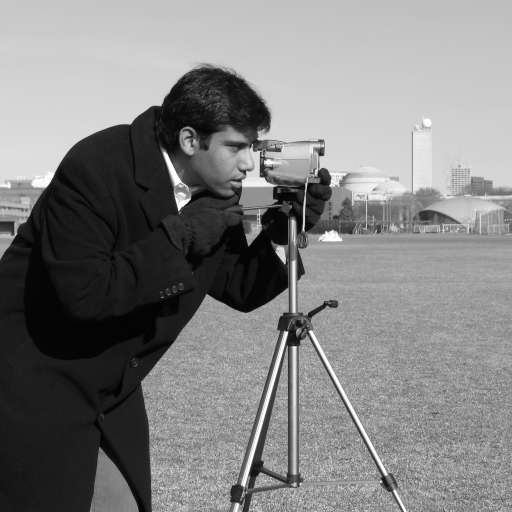
#> input picture skimage.data.camera(), 512 x 512 px
$ jupyter execute --allow-errors image_processing.ipynb   (shell and % lines are left out)   (older library calls are emulated)
#> lines starting #> are read from the running program, lines starting #| are printed output that depends on the picture; after the words box and inside, x2 and y2 are one past the last pixel; in counts of white or black regions, pixels touching at a corner belong together
# Image Processing in Python

This is an introductory tutorial on image processing using Python packages. We will do a code along to understand image data types, manipulate and prepare images for analysis such as image segmentation.

### In this tutorial, we will learn:
- to load images and extract basic statistics
- image data types
- image preprocessing and manipulation
- image segmentation

### Useful links
- Sklearn's image package http://scikit-image.org/
- OpenCV (Open Source Computer Vision library) https://opencv.org/

[cell 1]
# Packages used in this tutorial

%pylab inline
import skimage
import numpy as np
from skimage import data

[cell 2]
# Load example image from skimage
camera = data.camera()
#> camera is the input picture: shape (512, 512); min 0, max 255, mean 129.1
camera

[cell 3]
# Camera image
print(type(camera))
#| <class 'numpy.ndarray'>
print(camera.shape)
#| (512, 512)
imshow(camera)
#plt.imshow(camera, 'gray')

[cell 4]
# Load your own image
from skimage import io
colony = io.imread('yeast_colony_array.jpg')
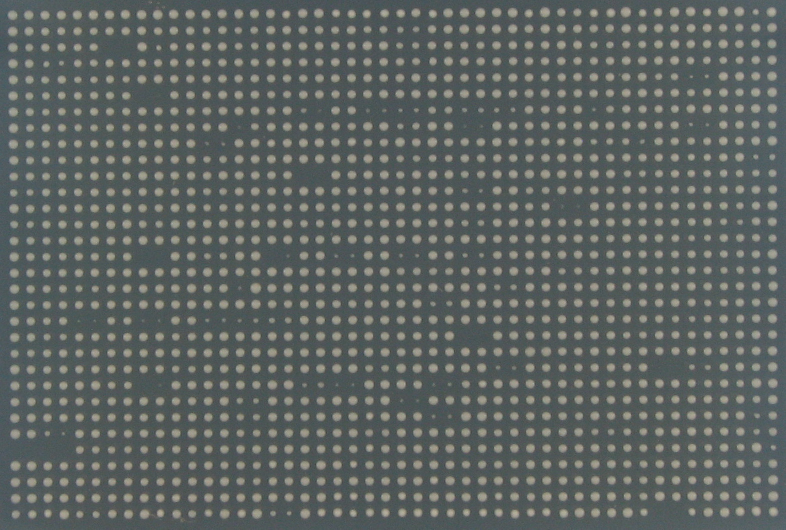
#> input picture lessons/python/image-processing/yeast_colony_array.jpg, 1571 x 1059 px (shown at 1/2 size)
#> colony is the input picture: shape (1059, 1571, 3); mean R, G, B 93.7, 100, 98
print(type(colony))
#| <class 'numpy.ndarray'>
print(colony.shape)
#| (1059, 1571, 3)

# Plot all channels of a real image
plt.figure(figsize=(24, 18))
plt.subplot(121)
plt.imshow(colony[:,:,:])
plt.title('3-channel image')
# Plot one channel only
plt.axis('off')
plt.subplot(122)
plt.imshow(colony[:,:,0])
plt.title('1-channel image')
plt.axis('off');

[cell 5]
# Simple statistics
print('Image shape as array: %d x %d' % (camera.shape[0], camera.shape[1]))
#| Image shape as array: 512 x 512
print('Number of pixels in the image: %d' % camera.size)
#| Number of pixels in the image: 262144
print('Range of pixels: [%d, %d]' % (camera.min(), camera.max()))
#| Range of pixels: [0, 255]
print('Average pixel value: %.2f' % camera.mean())
#| Average pixel value: 129.06

[cell 6]
# Basic manipulation

# Get the pixel value at row 10, column 10 on the 10th row and 20th column
camera[10, 20]
# Set the pixel at row 3, column 10 to black
camera[3, 10] = 0
#> camera: shape (512, 512); under 0.01% of pixels changed, all inside (x1, y1, x2, y2) = (10, 3, 11, 4)
# Set the first ten lines to black
# Set to black the ten first lines
camera[:10] = 0
#> camera: shape (512, 512); min 0, max 255, mean 125.3
# Set to "white" (255) pixels where mask is True
mask = camera < 87
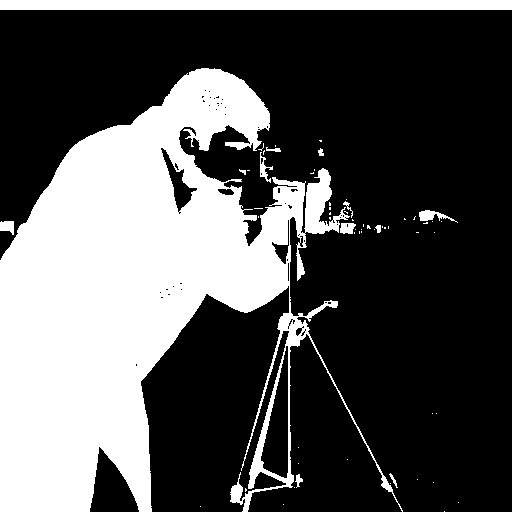
#> mask: shape (512, 512) bool; 33% white; 61 white regions (48 under 20 px), largest, box (x1, y1, x2, y2) and area: (0, 68, 403, 512) 80359, (0, 0, 512, 10) 5120, (419, 210, 458, 223) 213
camera[mask] = 255

[cell 7]
# Change the color for real images
cat = data.chelsea()
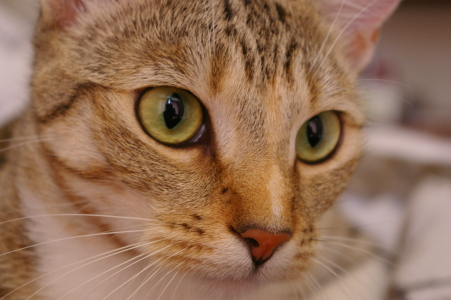
#> input picture skimage.data.chelsea(), 451 x 300 px
#> cat is the input picture: shape (300, 451, 3); mean R, G, B 147.7, 111.4, 86.8
print(type(cat))
#| <class 'numpy.ndarray'>
print(cat.shape)
#| (300, 451, 3)
imshow(cat)

# Set the pixel at row 50, column 61 to green
# [red, green, blue]
cat[50, 61] = [0, 255, 0]
#> cat: shape (300, 451, 3); under 0.01% of pixels changed, all inside (x1, y1, x2, y2) = (61, 50, 62, 51)

# Set brighter pixels to red
reddish = cat[:, :, 0] > 160
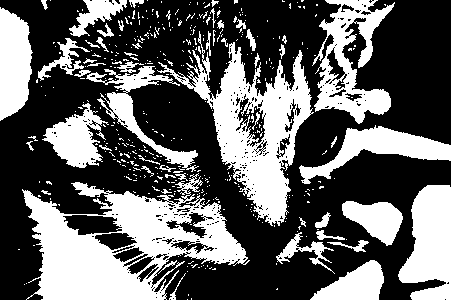
#> reddish: shape (300, 451) bool; 38% white; 424 white regions (370 under 20 px), largest, box (x1, y1, x2, y2) and area: (22, 173, 250, 300) 13899, (157, 31, 314, 226) 9643, (312, 0, 395, 124) 4469
red_cat = cat.copy()
red_cat[reddish] = [255, 0, 0]
imshow(red_cat)

# Change RGB color to BGR for openCV
BGR_cat = cat[:, :, ::-1]
imshow(BGR_cat)

# Convert to gray image
from skimage.color import rgb2gray, gray2rgb
gray_cat = rgb2gray(cat)
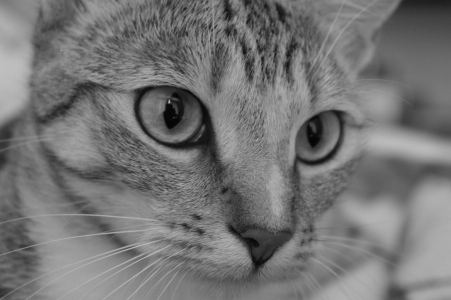
#> gray_cat: shape (300, 451) float64; min 0.0151, max 0.756, mean 0.46
new_cat = gray2rgb(gray_cat)
imshow(gray_cat)
imshow(gray_cat, 'gray')
imshow(new_cat)

# Invert (or complement) an image
from skimage import util
inverted_cat = util.invert(cat)
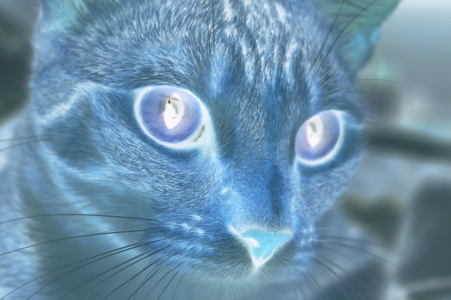
#> inverted_cat: shape (300, 451, 3); mean R, G, B 107.3, 143.6, 168.2
imshow(inverted_cat)
#> figure, not shown here; B, G, R data is drawn as R, G, B

[cell 8]
# Converting image dtype

# Function Name  Description
# img_as_float   Convert to 64-bit floating point.
# img_as_ubyte   Convert to 8-bit uint.
# img_as_uint    Convert to 16-bit uint.
# img_as_int     Convert to 16-bit int.

from skimage import img_as_float, img_as_ubyte
float_cat = img_as_float(cat)
uint_cat = img_as_ubyte(float_cat)

[cell 9]
# Rescale intensity
print(cat.min(), cat.max())
#| 0 255

from skimage import exposure
rescaled_cat = exposure.rescale_intensity(cat, out_range='uint8')
print(rescaled_cat.min(), rescaled_cat.max())
#| 0 255

[cell 10]
# Display image histograms and change contrast
img = camera.copy()
plt.hist(img.ravel(), bins=256, histtype='step', color='black');

[cell 11]
# Image segmentation
# Use colony image for segmentation
img = rgb2gray(colony)
plt.hist(img.ravel(), bins=256, histtype='step', color='black');

# Use thresholding
imshow(img > 0.5)

# Canny edge detector
from skimage.feature import canny
from scipy import ndimage as ndi
img_edges = canny(img)
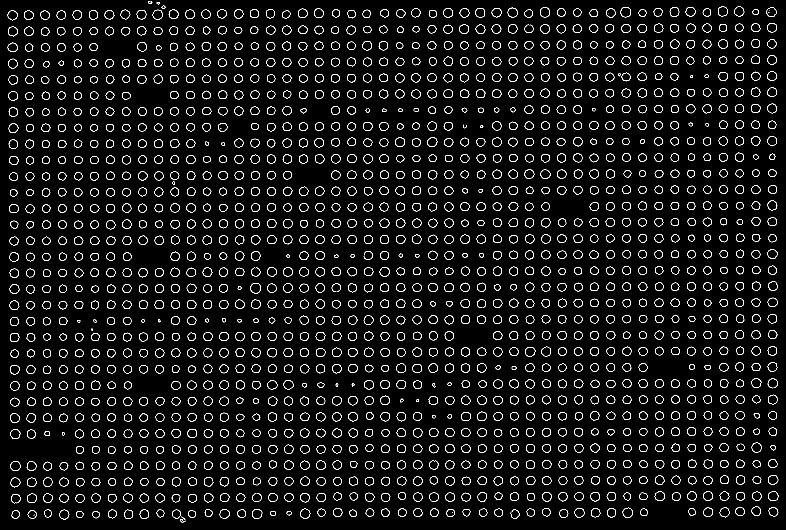
#> img_edges: shape (1059, 1571) bool (shown at 1/2 size); 5.3% white in thin lines or dots
#> (the rest of this cell did not finish here and is left out)

[cell 12]
# Display image histograms and change contrast
# http://scikit-image.org/docs/stable/auto_examples/color_exposure/plot_equalize.html#sphx-glr-auto-examples-color-exposure-plot-equalize-py

# Load an example image
img = camera.copy()

# Contrast stretching
p2, p98 = np.percentile(img, (2, 98))
#> p2 = 113; p98 = 255
img_rescale = exposure.rescale_intensity(img, in_range=(p2, p98))

# Equalization
img_eq = exposure.equalize_hist(img)
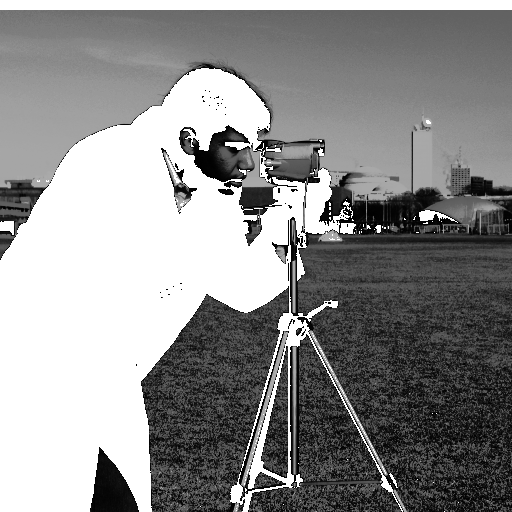
#> img_eq: shape (512, 512) float64; min 0.000595, max 1, mean 0.558

# Adaptive Equalization
img_adapteq = exposure.equalize_adapthist(img, clip_limit=0.03)
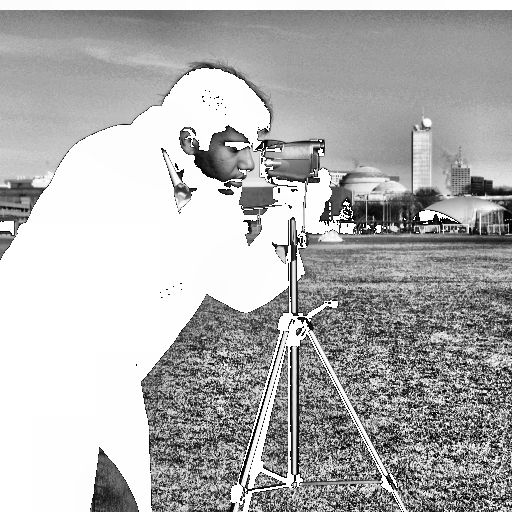
#> img_adapteq: shape (512, 512) float64; min 0, max 1, mean 0.694

# Display results
def plot_img_and_hist(img, axes, bins=256):
    """Plot an image along with its histogram and cumulative histogram.

    """
    img = img_as_float(img)
    ax_img, ax_hist = axes
    ax_cdf = ax_hist.twinx()

    # Display image
    ax_img.imshow(img, cmap=plt.cm.gray)
    ax_img.set_axis_off()
    ax_img.set_adjustable('box-forced')

    # Display histogram
    ax_hist.hist(img.ravel(), bins=bins, histtype='step', color='black')
    ax_hist.ticklabel_format(axis='y', style='scientific', scilimits=(0, 0))
    ax_hist.set_xlabel('Pixel intensity')
    ax_hist.set_xlim(0, 1)
    ax_hist.set_yticks([])

    # Display cumulative distribution
    img_cdf, bins = exposure.cumulative_distribution(img, bins)
    ax_cdf.plot(bins, img_cdf, 'r')
    ax_cdf.set_yticks([])

    return ax_img, ax_hist, ax_cdf

fig = plt.figure(figsize=(16, 8))
axes = np.zeros((2, 4), dtype=np.object)
axes[0, 0] = fig.add_subplot(2, 4, 1)
for i in range(1, 4):
    axes[0, i] = fig.add_subplot(2, 4, 1+i, sharex=axes[0,0], sharey=axes[0,0])
for i in range(0, 4):
    axes[1, i] = fig.add_subplot(2, 4, 5+i)

ax_img, ax_hist, ax_cdf = plot_img_and_hist(img, axes[:, 0])
#> in plot_img_and_hist, `img_cdf, bins = exposure.cumulative_distribution(img, bins)`: img_cdf = 256 values from 0.000595 to 1; bins = 256 values from 0.342 to 0.999
ax_img.set_title('Low contrast image')

y_min, y_max = ax_hist.get_ylim()
#> y_min = 0; y_max = 91147.4
ax_hist.set_ylabel('Number of pixels')
ax_hist.set_yticks(np.linspace(0, y_max, 5))

ax_img, ax_hist, ax_cdf = plot_img_and_hist(img_rescale, axes[:, 1])
ax_img.set_title('Contrast stretching')

ax_img, ax_hist, ax_cdf = plot_img_and_hist(img_eq, axes[:, 2])
ax_img.set_title('Histogram equalization')

ax_img, ax_hist, ax_cdf = plot_img_and_hist(img_adapteq, axes[:, 3])
ax_img.set_title('Adaptive equalization')

ax_cdf.set_ylabel('Fraction of total intensity')
ax_cdf.set_yticks(np.linspace(0, 1, 5))

fig.tight_layout()
plt.show()
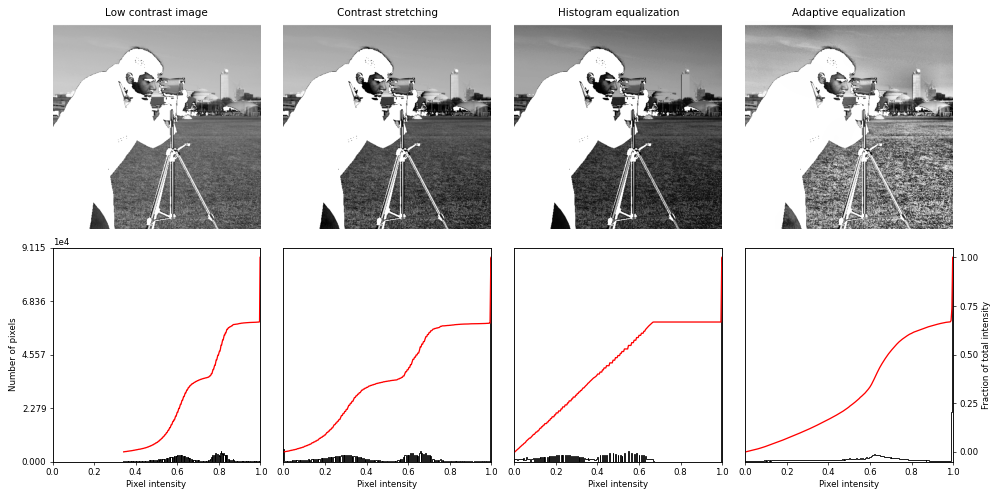
#> figure drawn by matplotlib, 12 panels; panel 12: curve peaks at x = 0.998, y = 1
